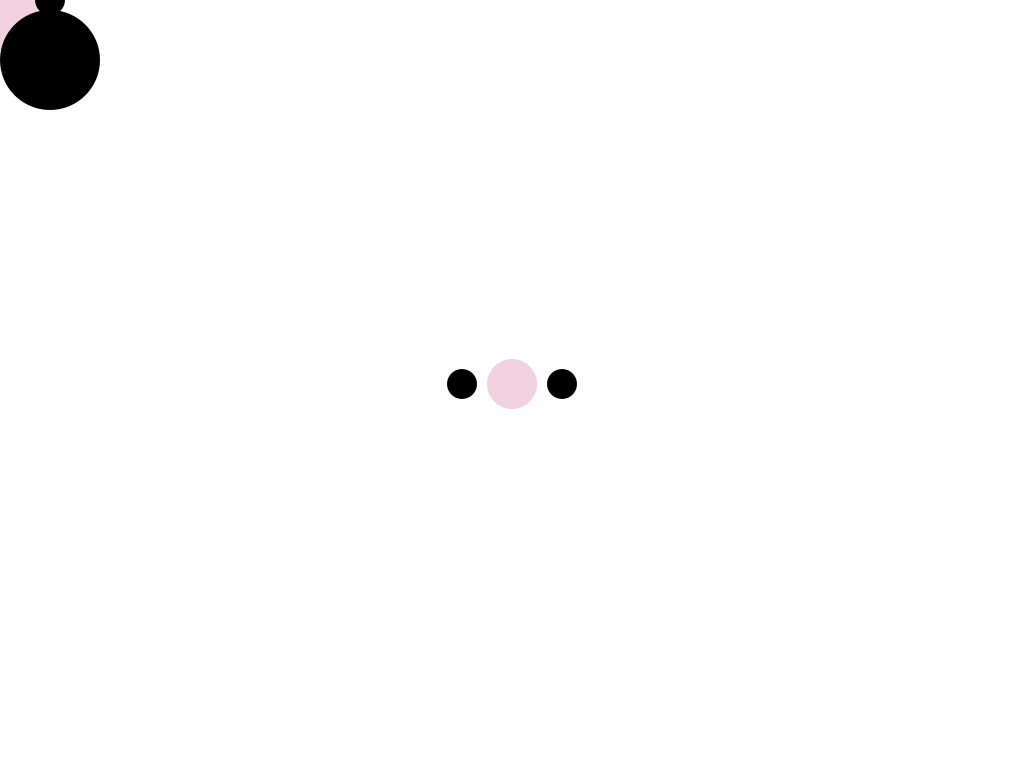
Frame 1 (no input)
Frame 60 (the mouse pressed at the canvas centre just before this capture): identical to frame 1, image omitted
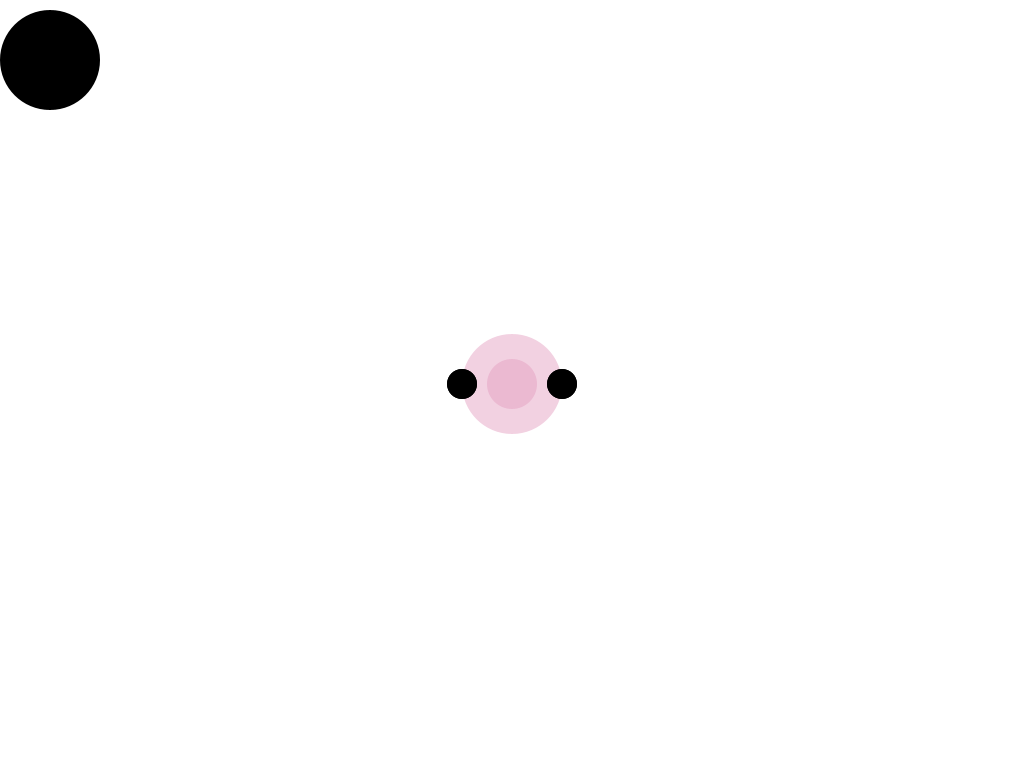
Frame 120 (the mouse held since frame 60 and released just before this capture)

The Processing sketch that drew these frames (run headless with seeded random() and noise(); from frame 60 on, the mouse is pressed at the canvas centre):

// Processing sketch: guglielmo
// ── guglielmo.pde
color face_color = color(227, 157, 192, 120);
float eye_position_x;
float eye_position_y;

PVector eye_position;

void setup() {
    size(1024, 768);
    noStroke();

    eye_position = new PVector(); // instantiation ( i.e create ) vector
    eye_position.x = 50;
    eye_position.y = 60;

    eye_position_x = 50;
    eye_position_y = 60;
}


void draw() {
    draw_background();
    draw_head();
    draw_ears();
    draw_eyes(width/2, height/2);
    draw_eyes(mouseX, mouseY);
}

void draw_eyes(float x, float y) {
    fill(0);
    circle(x - 50, y, 30);
    circle(x + 50, y, 30);
}

void draw_head() {
    fill(0);
    circle(eye_position.x, eye_position.y, 100);
    //    circle(eye_position_x, eye_position_y, 100);
}

void draw_ears() {
    fill(face_color);
    circle(width/2, height/2, 50);
}

void draw_background() {
    background(255);
    fill(face_color);
    circle(mouseX, mouseY, 100);
}
